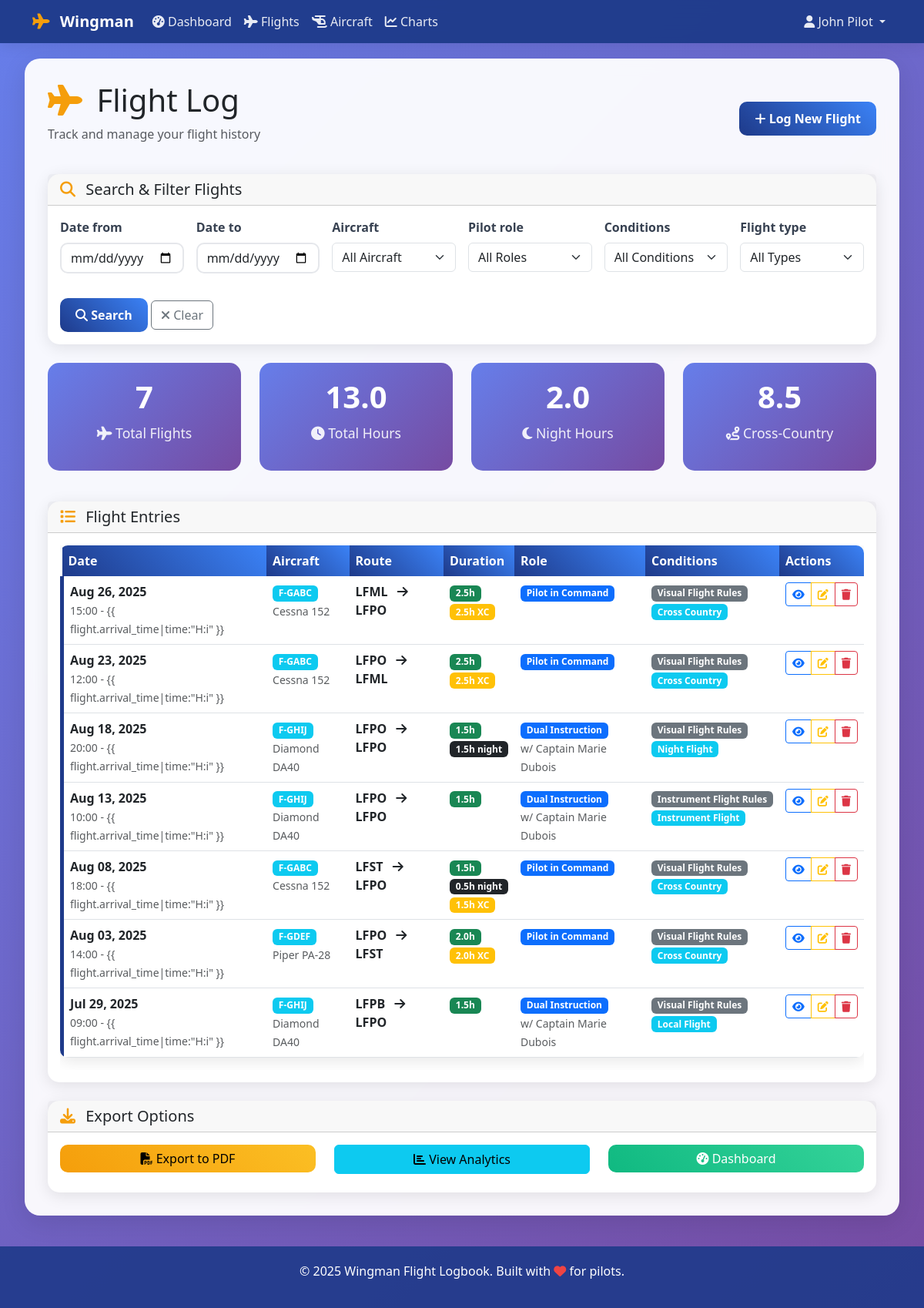
Page /flights/ (signed in) on the committed database.
### logbook/models.py (models this page shows, shortened)
class Flight(models.Model):
    PILOT_ROLE_CHOICES = [
        ('PIC', 'Pilot in Command'),
        ('SIC', 'Second in Command'),
        ('DUAL', 'Dual Instruction'),
        ('SOLO', 'Solo Flight'),
    ]
    CONDITIONS_CHOICES = [
        ('VFR', 'Visual Flight Rules'),
        ('IFR', 'Instrument Flight Rules'),
        ('SVFR', 'Special VFR'),
    ]
    FLIGHT_TYPE_CHOICES = [
        ('LOCAL', 'Local Flight'),
        ('CROSS_COUNTRY', 'Cross Country'),
        ('NIGHT', 'Night Flight'),
        ('INSTRUMENT', 'Instrument Flight'),
        ('TOWER', 'Tower Controlled'),
        ('UNCONTROLLED', 'Uncontrolled Airspace'),
    ]
    pilot = models.ForeignKey(User, on_delete=models.CASCADE, related_name='flights')
    date = models.DateField()
    aircraft = models.ForeignKey(Aircraft, on_delete=models.CASCADE)
    departure_aerodrome = models.CharField(max_length=100)
    arrival_aerodrome = models.CharField(max_length=100)
    pilot_role = models.CharField(max_length=4, choices=PILOT_ROLE_CHOICES, default='PIC')
    conditions = models.CharField(max_length=4, choices=CONDITIONS_CHOICES, default='VFR')
    flight_type = models.CharField(max_length=15, choices=FLIGHT_TYPE_CHOICES, default='LOCAL')
    departure_time = models.TimeField()
    arrival_time = models.TimeField()
    total_time = models.DecimalField(max_digits=4, decimal_places=1, validators=[MinValueValidator(Decimal('0.1'))])
    night_time = models.DecimalField(max_digits=4, decimal_places=1, default=0, validators=[MinValueValidator(Decimal('0.0'))])
    instrument_time = models.DecimalField(max_digits=4, decimal_places=1, default=0, validators=[MinValueValidator(Decimal('0.0'))])
    cross_country_time = models.DecimalField(max_digits=4, decimal_places=1, default=0, validators=[MinValueValidator(Decimal('0.0'))])
    instructor_name = models.CharField(max_length=100, blank=True)
    instructor_rating = models.CharField(max_length=50, blank=True)
    remarks = models.TextField(blank=True)
    landings_day = models.PositiveIntegerField(default=0)
    landings_night = models.PositiveIntegerField(default=0)
    created_at = models.DateTimeField(auto_now_add=True)
    updated_at = models.DateTimeField(auto_now=True)
    class Meta:
        ordering = ['-date', '-departure_time']
        verbose_name = "Flight"
        verbose_name_plural = "Flights"

class Aircraft(models.Model):
    registration = models.CharField(max_length=10, unique=True, help_text="Aircraft registration (e.g., F-GABC)")
    type = models.CharField(max_length=50, help_text="Aircraft type (e.g., Cessna 152)")
    manufacturer = models.CharField(max_length=50, blank=True)
    year_manufactured = models.IntegerField(blank=True, null=True)
    total_time = models.DecimalField(max_digits=8, decimal_places=1, default=0, help_text="Total aircraft time in hours")
    def __str__(self):
        return f"{self.registration} - {self.type}"

### logbook/views.py (the view)
# urls.py: path('flights/', views.FlightListView.as_view(), name='flight-list'),
class FlightListView(LoginRequiredMixin, ListView):
    model = Flight
    template_name = 'logbook/flight_list.html'
    context_object_name = 'flights'
    paginate_by = 20
    def get_queryset(self):
        queryset = Flight.objects.filter(pilot=self.request.user)
        form = FlightSearchForm(self.request.GET)
        if form.is_valid():
            if form.cleaned_data.get('date_from'):
                queryset = queryset.filter(date__gte=form.cleaned_data['date_from'])
            if form.cleaned_data.get('date_to'):
                queryset = queryset.filter(date__lte=form.cleaned_data['date_to'])
            if form.cleaned_data.get('aircraft'):
                queryset = queryset.filter(aircraft=form.cleaned_data['aircraft'])
            if form.cleaned_data.get('pilot_role'):
                queryset = queryset.filter(pilot_role=form.cleaned_data['pilot_role'])
            if form.cleaned_data.get('conditions'):
                queryset = queryset.filter(conditions=form.cleaned_data['conditions'])
            if form.cleaned_data.get('flight_type'):
                queryset = queryset.filter(flight_type=form.cleaned_data['flight_type'])
        return queryset.order_by('-date', '-departure_time')
    def get_context_data(self, **kwargs):
        context = super().get_context_data(**kwargs)
        context['search_form'] = FlightSearchForm(self.request.GET)
        user_flights = Flight.objects.filter(pilot=self.request.user)
        context['total_hours'] = user_flights.aggregate(total=Sum('total_time'))['total'] or 0
        context['total_night_hours'] = user_flights.aggregate(total=Sum('night_time'))['total'] or 0
        context['total_cross_country_hours'] = user_flights.aggregate(total=Sum('cross_country_time'))['total'] or 0
        return context

### templates/logbook/flight_list.html (shortened to what this page needs)
{% extends 'base.html' %}
{% load static %}
{% load crispy_forms_tags %}
{% block content %}
<div class="row">
  <div class="col-12">
    <div class="d-flex justify-content-between align-items-center mb-4">
      <div>
        <h1 class="mb-2">
          <i class="fas fa-plane aviation-icon"></i>
          Flight Log
        </h1>
        <p class="text-muted">Track and manage your flight history</p>
      </div>
      <a href="{% url 'flight-create' %}" class="btn btn-primary">
        <i class="fas fa-plus"></i> Log New Flight
      </a>
    </div>
  </div>
</div>
<div class="row mb-4">
  <div class="col-12">
    <div class="card">
      <div class="card-header">
        <h5 class="card-title mb-0">
          <i class="fas fa-search aviation-icon"></i>
          Search & Filter Flights
        </h5>
      </div>
      <div class="card-body">
        <form method="get" class="row g-3">
          <div class="col-md-2">
            {{ search_form.date_from|as_crispy_field }}
          </div>
          <div class="col-md-2">{{ search_form.date_to|as_crispy_field }}</div>
          <div class="col-md-2">{{ search_form.aircraft|as_crispy_field }}</div>
          <div class="col-md-2">
            {{ search_form.pilot_role|as_crispy_field }}
          </div>
          <div class="col-md-2">
            {{ search_form.conditions|as_crispy_field }}
          </div>
          <div class="col-md-2">
            {{ search_form.flight_type|as_crispy_field }}
          </div>
          <div class="col-12">
            <button type="submit" class="btn btn-primary">
              <i class="fas fa-search"></i> Search
            </button>
            <a href="{% url 'flight-list' %}" class="btn btn-outline-secondary">
              <i class="fas fa-times"></i> Clear
            </a>
          </div>
        </form>
      </div>
    </div>
  </div>
</div>
<div class="row mb-4">
  <div class="col-md-3 mb-3">
    <div class="stats-card">
      <h3>{{ page_obj.paginator.count }}</h3>
      <p><i class="fas fa-plane"></i> Total Flights</p>
    </div>
  </div>
  <div class="col-md-3 mb-3">
    <div class="stats-card">
      <h3>{{ total_hours|floatformat:1 }}</h3>
      <p><i class="fas fa-clock"></i> Total Hours</p>
    </div>
  </div>
  <div class="col-md-3 mb-3">
    <div class="stats-card">
      <h3>{{ total_night_hours|floatformat:1 }}</h3>
      <p><i class="fas fa-moon"></i> Night Hours</p>
    </div>
  </div>
  <div class="col-md-3 mb-3">
    <div class="stats-card">
      <h3>{{ total_cross_country_hours|floatformat:1 }}</h3>
      <p><i class="fas fa-route"></i> Cross-Country</p>
    </div>
  </div>
</div>
<div class="row">
  <div class="col-12">
    <div class="card">
      <div class="card-header">
        <h5 class="card-title mb-0">
          <i class="fas fa-list aviation-icon"></i>
          Flight Entries
        </h5>
      </div>
      <div class="card-body">
        {% if flights %}
        <div class="table-responsive">
          <table class="table table-hover">
            <thead>
              <tr>
                <th>Date</th>
                <th>Aircraft</th>
                <th>Route</th>
                <th>Duration</th>
                <th>Role</th>
                <th>Conditions</th>
                <th>Actions</th>
              </tr>
            </thead>
            <tbody>
              {% for flight in flights %}
              <tr class="flight-card">
                <td>
                  <strong>{{ flight.date|date:"M d, Y" }}</strong><br />
                  <small class="text-muted"
                    >{{ flight.departure_time|time:"H:i" }} - {{
                    flight.arrival_time|time:"H:i" }}</small
                  >
                </td>
                <td>
                  <span class="badge bg-info"
                    >{{ flight.aircraft.registration }}</span
                  ><br />
                  <small class="text-muted">{{ flight.aircraft.type }}</small>
                </td>
                <td>
                  <strong>{{ flight.departure_aerodrome }}</strong>
                  <i class="fas fa-arrow-right mx-2"></i>
                  <strong>{{ flight.arrival_aerodrome }}</strong>
                </td>
                <td>
                  <span class="badge bg-success">{{ flight.total_time }}h</span>
                  {% if flight.night_time > 0 %}
                  <br /><span class="badge bg-dark"
                    >{{ flight.night_time }}h night</span
                  >
                  {% endif %} {% if flight.cross_country_time > 0 %}
                  <br /><span class="badge bg-warning"
                    >{{ flight.cross_country_time }}h XC</span
                  >
                  {% endif %}
                </td>
                <td>
                  <span class="badge bg-primary"
                    >{{ flight.get_pilot_role_display }}</span
                  >
                  {% if flight.instructor_name %}
                  <br /><small class="text-muted"
                    >w/ {{ flight.instructor_name }}</small
                  >
                  {% endif %}
                </td>
                <td>
                  <span class="badge bg-secondary"
                    >{{ flight.get_conditions_display }}</span
                  ><br />
                  <span class="badge bg-info"
                    >{{ flight.get_flight_type_display }}</span
                  >
                </td>
                <td>
                  <div class="btn-group" role="group">
                    <a
                      href="{% url 'flight-detail' flight.pk %}"
                      class="btn btn-sm btn-outline-primary"
                      title="View Details"
                    >
                      <i class="fas fa-eye"></i>
                    </a>
                    <a
                      href="{% url 'flight-update' flight.pk %}"
                      class="btn btn-sm btn-outline-warning"
                      title="Edit"
                    >
                      <i class="fas fa-edit"></i>
                    </a>
                    <a
                      href="{% url 'flight-delete' flight.pk %}"
                      class="btn btn-sm btn-outline-danger"
                      title="Delete"
                    >
                      <i class="fas fa-trash"></i>
                    </a>
                  </div>
                </td>
              </tr>
              {% endfor %}
            </tbody>
          </table>
        </div>
        {% endif %}
      </div>
    </div>
  </div>
</div>
{% if flights %}
<div class="row mt-4">
  <div class="col-12">
    <div class="card">
      <div class="card-header">
        <h5 class="card-title mb-0">
          <i class="fas fa-download aviation-icon"></i>
          Export Options
        </h5>
      </div>
      <div class="card-body">
        <div class="row">
          <div class="col-md-4 mb-2">
            <a href="{% url 'export-pdf' %}" class="btn btn-warning w-100">
              <i class="fas fa-file-pdf"></i> Export to PDF
            </a>
          </div>
          <div class="col-md-4 mb-2">
            <a href="{% url 'charts' %}" class="btn btn-info w-100">
              <i class="fas fa-chart-bar"></i> View Analytics
            </a>
          </div>
          <div class="col-md-4 mb-2">
            <a href="{% url 'dashboard' %}" class="btn btn-success w-100">
              <i class="fas fa-tachometer-alt"></i> Dashboard
            </a>
          </div>
        </div>
      </div>
    </div>
  </div>
</div>
{% endif %} {% endblock %}

### templates/base.html (shortened to what this page needs)
<!DOCTYPE html>
<html lang="en">
  <head>
    <link
      href="https://cdn.jsdelivr.net/npm/bootstrap@5.3.0/dist/css/bootstrap.min.css"
      rel="stylesheet"
    />
    <link
      rel="stylesheet"
      href="https://cdnjs.cloudflare.com/ajax/libs/font-awesome/6.4.0/css/all.min.css"
    />
  </head>
  <body>
    <nav class="navbar navbar-expand-lg navbar-dark">
      <div class="container">
        <a class="navbar-brand" href="{% url 'dashboard' %}">
          <i class="fas fa-plane aviation-icon"></i>
          Wingman
        </a>
        <div class="collapse navbar-collapse" id="navbarNav">
          {% if user.is_authenticated %}
          <ul class="navbar-nav me-auto">
            <li class="nav-item">
              <a class="nav-link" href="{% url 'dashboard' %}">
                <i class="fas fa-tachometer-alt"></i> Dashboard
              </a>
            </li>
            <li class="nav-item">
              <a class="nav-link" href="{% url 'flight-list' %}">
                <i class="fas fa-plane"></i> Flights
              </a>
            </li>
            <li class="nav-item">
              <a class="nav-link" href="{% url 'aircraft-list' %}">
                <i class="fas fa-helicopter"></i> Aircraft
              </a>
            </li>
            <li class="nav-item">
              <a class="nav-link" href="{% url 'charts' %}">
                <i class="fas fa-chart-line"></i> Charts
              </a>
            </li>
          </ul>
          <ul class="navbar-nav">
            <li class="nav-item dropdown">
              <a
                class="nav-link dropdown-toggle"
                href="#"
                id="navbarDropdown"
                role="button"
                data-bs-toggle="dropdown"
              >
                <i class="fas fa-user"></i>
                {{ user.get_full_name|default:user.username }}
              </a>
            </li>
          </ul>
          {% endif %}
        </div>
      </div>
    </nav>
    <div class="container-fluid">
      <div class="main-content">
        {% block content %}{% endblock %}
      </div>
    </div>
    <footer class="footer">
      <div class="container">
        <p>
          &copy; 2025 Wingman Flight Logbook. Built with
          <i class="fas fa-heart" style="color: #ef4444"></i> for pilots.
        </p>
      </div>
    </footer>
  </body>
</html>

### rows in the picture
Flight: date "Aug 26, 2025", departure_time "15:00", aircraft.registration "F-GABC", aircraft.type "Cessna 152", departure_aerodrome "LFML", arrival_aerodrome "LFPO", total_time "2.5", cross_country_time "2.5", pilot_role "Pilot in Command", conditions "Visual Flight Rules", flight_type "Cross Country"
Flight: date "Aug 23, 2025", departure_time "12:00", aircraft.registration "F-GABC", aircraft.type "Cessna 152", departure_aerodrome "LFPO", arrival_aerodrome "LFML", total_time "2.5", cross_country_time "2.5", pilot_role "Pilot in Command", conditions "Visual Flight Rules", flight_type "Cross Country"
Flight: date "Aug 18, 2025", departure_time "20:00", aircraft.registration "F-GHIJ", aircraft.type "Diamond DA40", departure_aerodrome "LFPO", arrival_aerodrome "LFPO", total_time "1.5", night_time "1.5", pilot_role "Dual Instruction", instructor_name "Captain Marie Dubois", conditions "Visual Flight Rules", flight_type "Night Flight"
Flight: date "Aug 13, 2025", departure_time "10:00", aircraft.registration "F-GHIJ", aircraft.type "Diamond DA40", departure_aerodrome "LFPO", arrival_aerodrome "LFPO", total_time "1.5", pilot_role "Dual Instruction", instructor_name "Captain Marie Dubois", conditions "Instrument Flight Rules", flight_type "Instrument Flight"
Flight: date "Aug 08, 2025", departure_time "18:00", aircraft.registration "F-GABC", aircraft.type "Cessna 152", departure_aerodrome "LFST", arrival_aerodrome "LFPO", total_time "1.5", night_time "0.5", cross_country_time "1.5", pilot_role "Pilot in Command", conditions "Visual Flight Rules", flight_type "Cross Country"
Flight: date "Aug 03, 2025", departure_time "14:00", aircraft.registration "F-GDEF", aircraft.type "Piper PA-28", departure_aerodrome "LFPO", arrival_aerodrome "LFST", total_time "2.0", cross_country_time "2.0", pilot_role "Pilot in Command", conditions "Visual Flight Rules", flight_type "Cross Country"
Flight: date "Jul 29, 2025", departure_time "09:00", aircraft.registration "F-GHIJ", aircraft.type "Diamond DA40", departure_aerodrome "LFPB", arrival_aerodrome "LFPO", total_time "1.5", pilot_role "Dual Instruction", instructor_name "Captain Marie Dubois", conditions "Visual Flight Rules", flight_type "Local Flight"

### other values in the picture
{{ user.get_full_name|default:user.username }} "John Pilot"
{{ page_obj.paginator.count }} "7"
{{ total_hours|floatformat:1 }} "13.0"
{{ total_night_hours|floatformat:1 }} "2.0"
{{ total_cross_country_hours|floatformat:1 }} "8.5"
